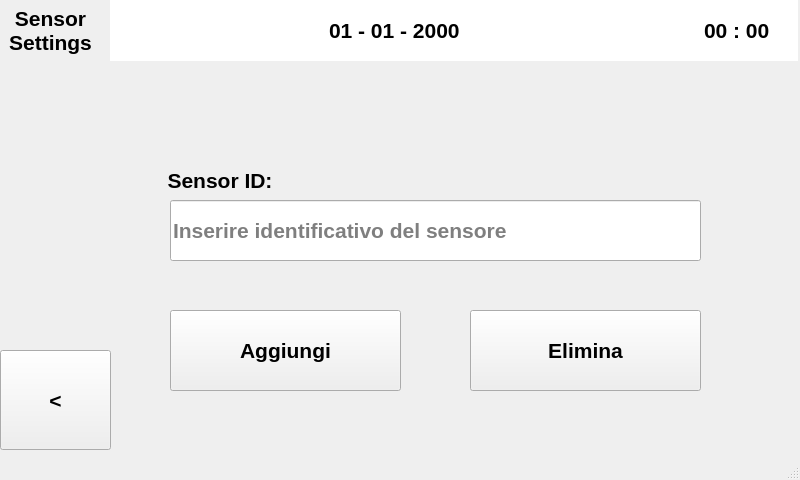
<?xml version="1.0" encoding="UTF-8"?>
<ui version="4.0">
 <class>AddRoomSensorWindow</class>
 <widget class="QMainWindow" name="AddRoomSensorWindow">
  <property name="geometry">
   <rect>
    <x>0</x>
    <y>0</y>
    <width>800</width>
    <height>480</height>
   </rect>
  </property>
  <property name="font">
   <font>
    <pointsize>10</pointsize>
   </font>
  </property>
  <property name="windowTitle">
   <string>MainWindow</string>
  </property>
  <widget class="QWidget" name="centralwidget">
   <widget class="QTimeEdit" name="timeEdit">
    <property name="geometry">
     <rect>
      <x>677</x>
      <y>0</y>
      <width>121</width>
      <height>61</height>
     </rect>
    </property>
    <property name="font">
     <font>
      <pointsize>16</pointsize>
      <weight>75</weight>
      <bold>true</bold>
      <kerning>true</kerning>
     </font>
    </property>
    <property name="wrapping">
     <bool>false</bool>
    </property>
    <property name="frame">
     <bool>false</bool>
    </property>
    <property name="alignment">
     <set>Qt::AlignCenter</set>
    </property>
    <property name="readOnly">
     <bool>true</bool>
    </property>
    <property name="buttonSymbols">
     <enum>QAbstractSpinBox::NoButtons</enum>
    </property>
    <property name="displayFormat">
     <string>HH : mm</string>
    </property>
   </widget>
   <widget class="QDateEdit" name="dateEdit">
    <property name="geometry">
     <rect>
      <x>110</x>
      <y>0</y>
      <width>571</width>
      <height>61</height>
     </rect>
    </property>
    <property name="font">
     <font>
      <pointsize>16</pointsize>
      <weight>75</weight>
      <bold>true</bold>
      <kerning>true</kerning>
     </font>
    </property>
    <property name="inputMethodHints">
     <set>Qt::ImhDate</set>
    </property>
    <property name="wrapping">
     <bool>false</bool>
    </property>
    <property name="frame">
     <bool>false</bool>
    </property>
    <property name="alignment">
     <set>Qt::AlignCenter</set>
    </property>
    <property name="readOnly">
     <bool>true</bool>
    </property>
    <property name="buttonSymbols">
     <enum>QAbstractSpinBox::NoButtons</enum>
    </property>
    <property name="displayFormat">
     <string>dd - MM - yyyy</string>
    </property>
   </widget>
   <widget class="QPushButton" name="PB_goBack">
    <property name="geometry">
     <rect>
      <x>0</x>
      <y>350</y>
      <width>111</width>
      <height>100</height>
     </rect>
    </property>
    <property name="font">
     <font>
      <pointsize>16</pointsize>
      <weight>75</weight>
      <bold>true</bold>
     </font>
    </property>
    <property name="text">
     <string>&lt;</string>
    </property>
   </widget>
   <widget class="QLabel" name="label_SensorSettings">
    <property name="geometry">
     <rect>
      <x>-10</x>
      <y>0</y>
      <width>121</width>
      <height>61</height>
     </rect>
    </property>
    <property name="font">
     <font>
      <pointsize>16</pointsize>
      <weight>75</weight>
      <bold>true</bold>
     </font>
    </property>
    <property name="text">
     <string>Sensor
Settings</string>
    </property>
    <property name="alignment">
     <set>Qt::AlignCenter</set>
    </property>
   </widget>
   <widget class="QLabel" name="label_SensorID">
    <property name="geometry">
     <rect>
      <x>150</x>
      <y>150</y>
      <width>140</width>
      <height>61</height>
     </rect>
    </property>
    <property name="font">
     <font>
      <pointsize>16</pointsize>
      <weight>75</weight>
      <bold>true</bold>
     </font>
    </property>
    <property name="text">
     <string>Sensor ID:</string>
    </property>
    <property name="alignment">
     <set>Qt::AlignCenter</set>
    </property>
   </widget>
   <widget class="QPushButton" name="PB_connectSensor">
    <property name="geometry">
     <rect>
      <x>170</x>
      <y>310</y>
      <width>231</width>
      <height>81</height>
     </rect>
    </property>
    <property name="font">
     <font>
      <pointsize>16</pointsize>
      <weight>75</weight>
      <bold>true</bold>
     </font>
    </property>
    <property name="text">
     <string>Aggiungi</string>
    </property>
   </widget>
   <widget class="QLabel" name="label_RoomName">
    <property name="geometry">
     <rect>
      <x>210</x>
      <y>90</y>
      <width>361</width>
      <height>61</height>
     </rect>
    </property>
    <property name="font">
     <font>
      <pointsize>16</pointsize>
      <weight>75</weight>
      <bold>true</bold>
     </font>
    </property>
    <property name="text">
     <string>&lt;Room Name Here&gt;</string>
    </property>
    <property name="alignment">
     <set>Qt::AlignCenter</set>
    </property>
   </widget>
   <widget class="QPushButton" name="PB_deleteSensor">
    <property name="geometry">
     <rect>
      <x>470</x>
      <y>310</y>
      <width>231</width>
      <height>81</height>
     </rect>
    </property>
    <property name="font">
     <font>
      <pointsize>16</pointsize>
      <weight>75</weight>
      <bold>true</bold>
     </font>
    </property>
    <property name="text">
     <string>Elimina</string>
    </property>
   </widget>
   <widget class="QLineEdit" name="LE_sensor">
    <property name="geometry">
     <rect>
      <x>170</x>
      <y>200</y>
      <width>531</width>
      <height>61</height>
     </rect>
    </property>
    <property name="font">
     <font>
      <pointsize>16</pointsize>
      <weight>75</weight>
      <bold>true</bold>
     </font>
    </property>
    <property name="placeholderText">
     <string>Inserire identificativo del sensore</string>
    </property>
   </widget>
  </widget>
  <widget class="QStatusBar" name="statusbar"/>
 </widget>
 <resources/>
 <connections/>
</ui>
